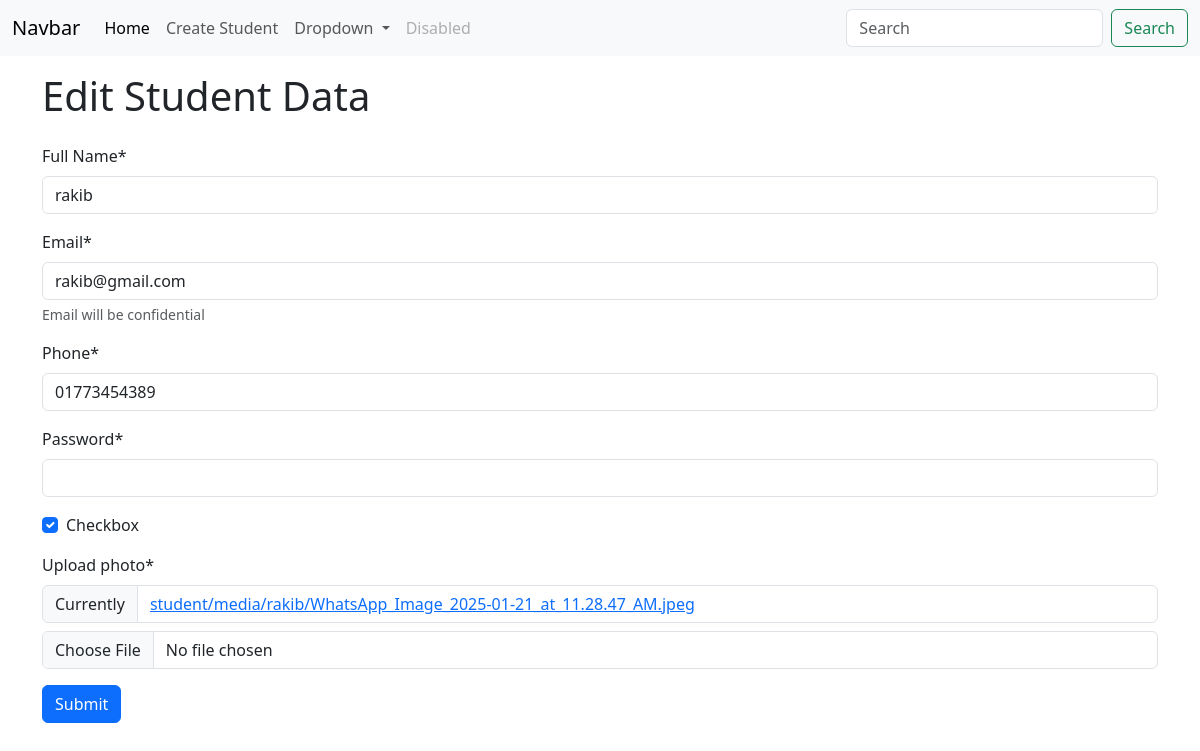
The page /edit/3/ on the database its author committed.
### student/models.py (models this page shows, shortened)
class Student(models.Model):
    name = models.CharField(max_length=200)
    email = models.EmailField()
    phone = models.CharField(max_length=15)
    password = models.CharField(max_length=10)
    checkbox = models.BooleanField()  # only true or false
    photo = models.ImageField(upload_to=student_directory_name, default=None, null=True)

### student/views.py (the view, shortened to what this page needs)
# urls.py: path('edit/<int:id>/' , views.UpdateStudentData.as_view(), name = "update_student"), # Class base
class UpdateStudentData(UpdateView):
    form_class = forms.StudentForm
    model = models.Student
    template_name = 'student/create_edit_student.html'
    success_url = reverse_lazy('home')
    pk_url_kwarg = 'id'
    def get_context_data(self, **kwargs):
        context = super().get_context_data(**kwargs)
        context['edit'] = True
        return context

### student/forms.py
class StudentForm(forms.ModelForm):
    password = forms.CharField(widget=forms.PasswordInput())
    class Meta:
        model = models.Student
        fields = '__all__'
        labels = {
            'name':"Full Name",
            'photo': "Upload photo",
        }
        help_texts = {
            'email' : "Email will be confidential",
        }

### student/templates/student/create_edit_student.html (shortened to what this page needs)
{% extends 'base.html' %}
{% load crispy_forms_tags %}
{% block content %}
    {% if edit %}
         <h1 class="py-3 container">Edit Student Data</h1>
    {% else %}
         <h1 class="py-3 container">Create New Student</h1>
    {% endif %}
    <form class="container" method="post" enctype="multipart/form-data" novalidate>
        {{form | crispy}}
        <button type="Submit" class="btn btn-primary">Submit</button>
    </form>
{% endblock %}
<!-- {% load crispy_forms_tags %}

### rows shown on the page
Student: name "rakib", email "rakib@gmail.com", phone "01773454389", checkbox "☑"
